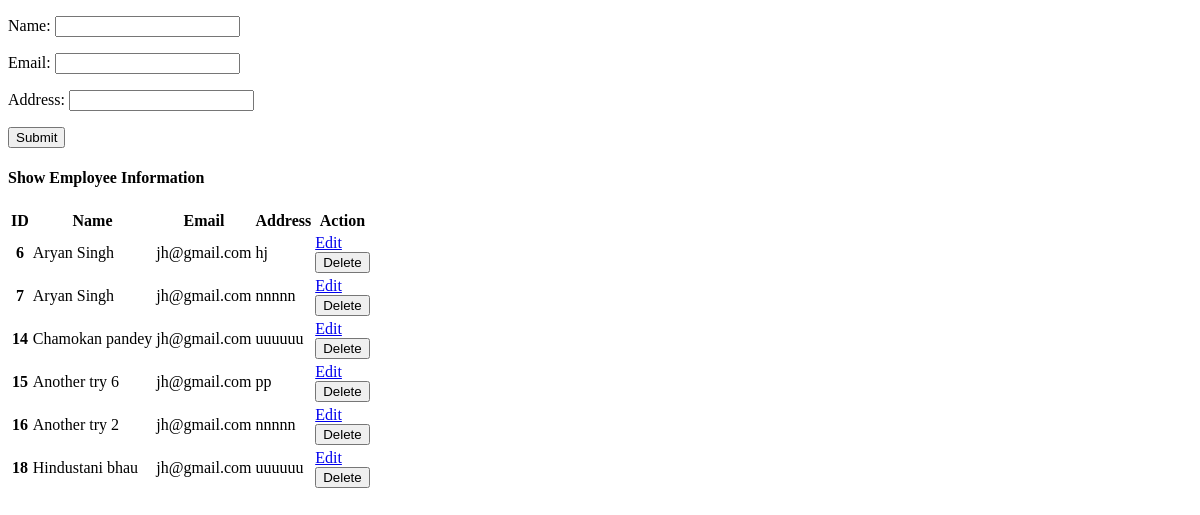
The app's page /, older data.
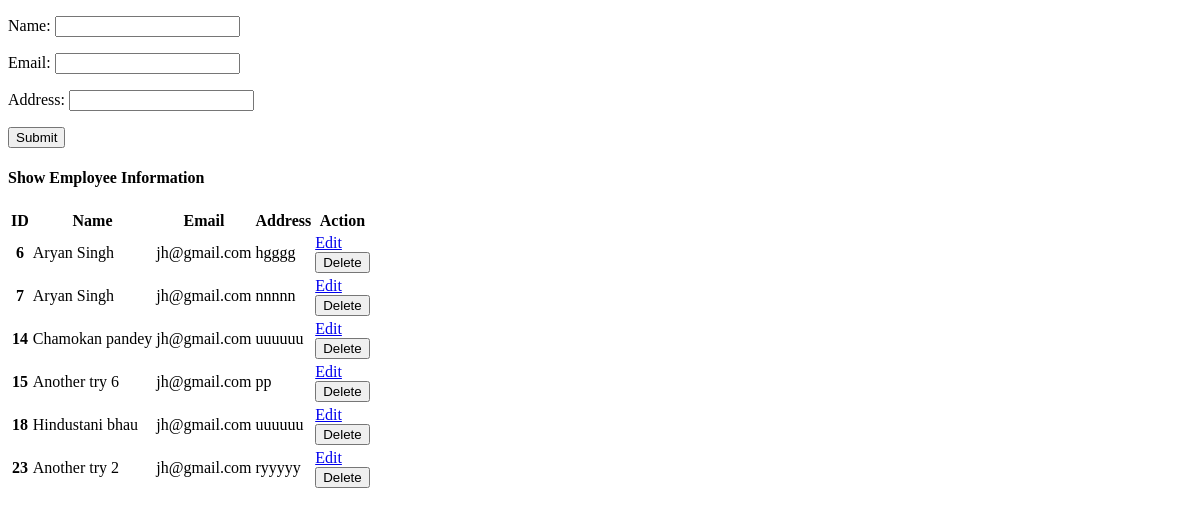
The same page, newer data.
### database/models.py (models this page shows)
class User(models.Model):
    name = models.CharField(max_length=20)
    email = models.EmailField(max_length=100)
    address = models.CharField(max_length=100)

### database/views.py (the view)
# urls.py: path('', views.add_user, name='add'),
def add_user(request):
    if request.method == 'POST':
        fm = EmployeeRegistrations(request.POST)
        if fm.is_valid():
            nm = fm.cleaned_data['name']
            em = fm.cleaned_data['email']
            ad = fm.cleaned_data['address']
            reg = User(name=nm, email=em, address=ad)
            reg.save()
            messages.success(request, nm)
            fm = EmployeeRegistrations()
    else:
        fm = EmployeeRegistrations()
    show = User.objects.all()
    return render(request, 'addandshow.html', {'form':fm, 'sho':show})

### database/forms.py
class EmployeeRegistrations(forms.ModelForm):
    class Meta:
        model = User
        fields =['name', 'email', 'address']
        widgets = {
            'name': forms.TextInput,
            'email': forms.EmailInput,
            'address': forms.TextInput,
        }

### database/templates/addandshow.html (shortened to what this page needs)
{% extends 'base.html' %}
{% block body %}
<form action="" method="post">
    {{form.as_p}}
    <button type="submit">Submit</button>
</form>
        <h4>Show Employee Information</h4>
        {% if sho %}
         <table>
            <thead>
                <tr>
                    <th scope="col">ID</th>
                    <th scope="col">Name</th>
                    <th scope="col">Email</th>
                    <th scope="col">Address</th>
                    <th scope="col">Action</th>
                </tr>
            </thead>
            <tbody>
            {% for sh in sho %}
                <tr>
                    <th scope="row">{{sh.id}}</th>
                    <td>{{sh.name}}</td>
                    <td>{{sh.email}}</td>
                    <td>{{sh.address}}</td>
                    <td>
                        <a href="{% url 'updatedata' sh.id %}">Edit</a>
                        <form action="{% url 'deletedata' sh.id %}" method="post">
                            <input type="submit" value="Delete">
                        </form>
                    </td>
                </tr>
            {% endfor %}
           </tbody>
        </table>
        {% else %}
        <h4>No Records</h4>
        {% endif %}
{% endblock body %}

### database/templates/base.html (shortened to what this page needs)
<!DOCTYPE html>
<html lang="en">
<head>
</head>
<body>
    {% block body %}{% endblock body %}
</body>
</html>

Row changes from the older to the newer data that the page shows:
removed User: id "16", name "Another try 2", email "jh@gmail.com", address "nnnnn"
changed User id 6: address "hj" → "hgggg"
added User: id "23", name "Another try 2", email "jh@gmail.com", address "ryyyyy"
